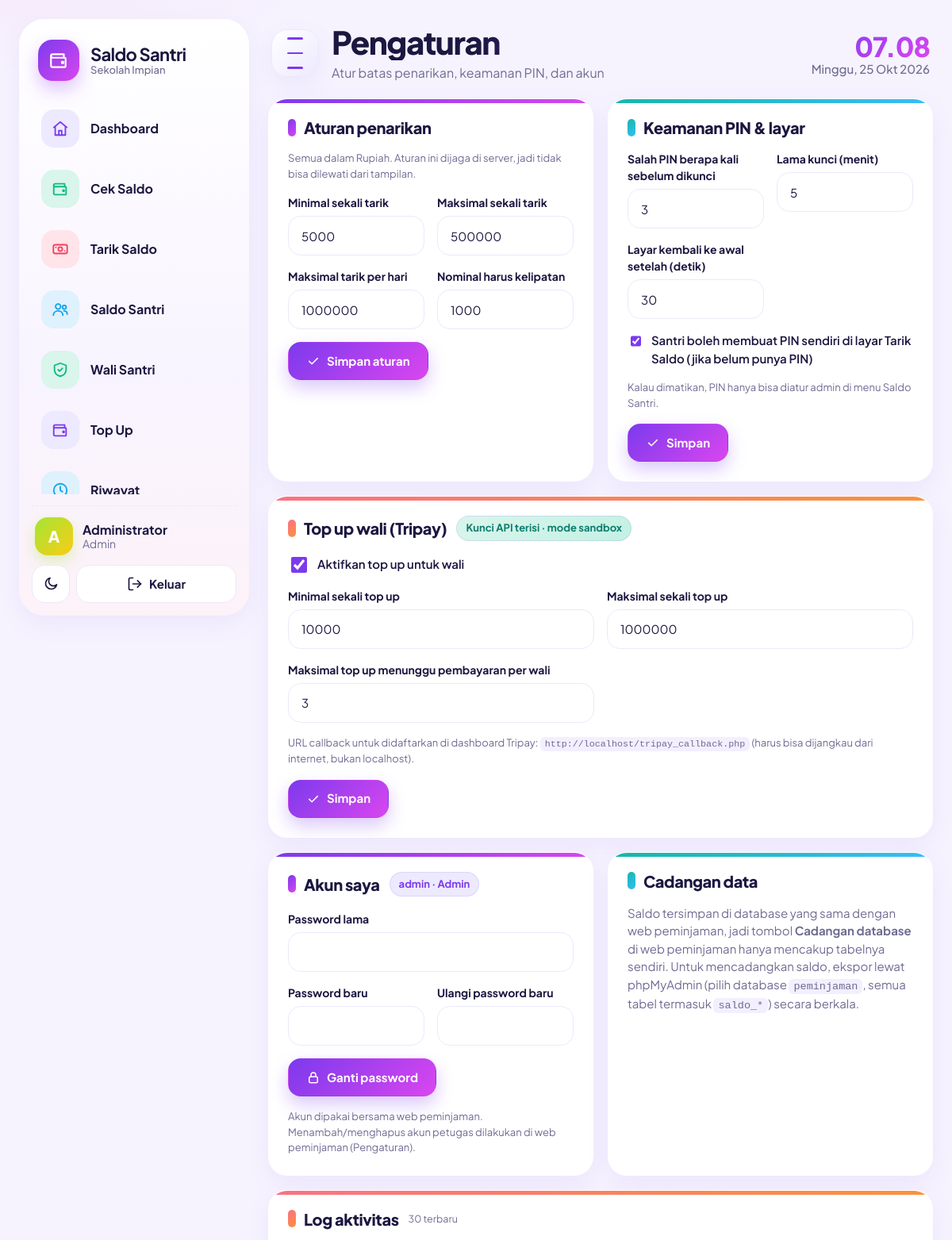
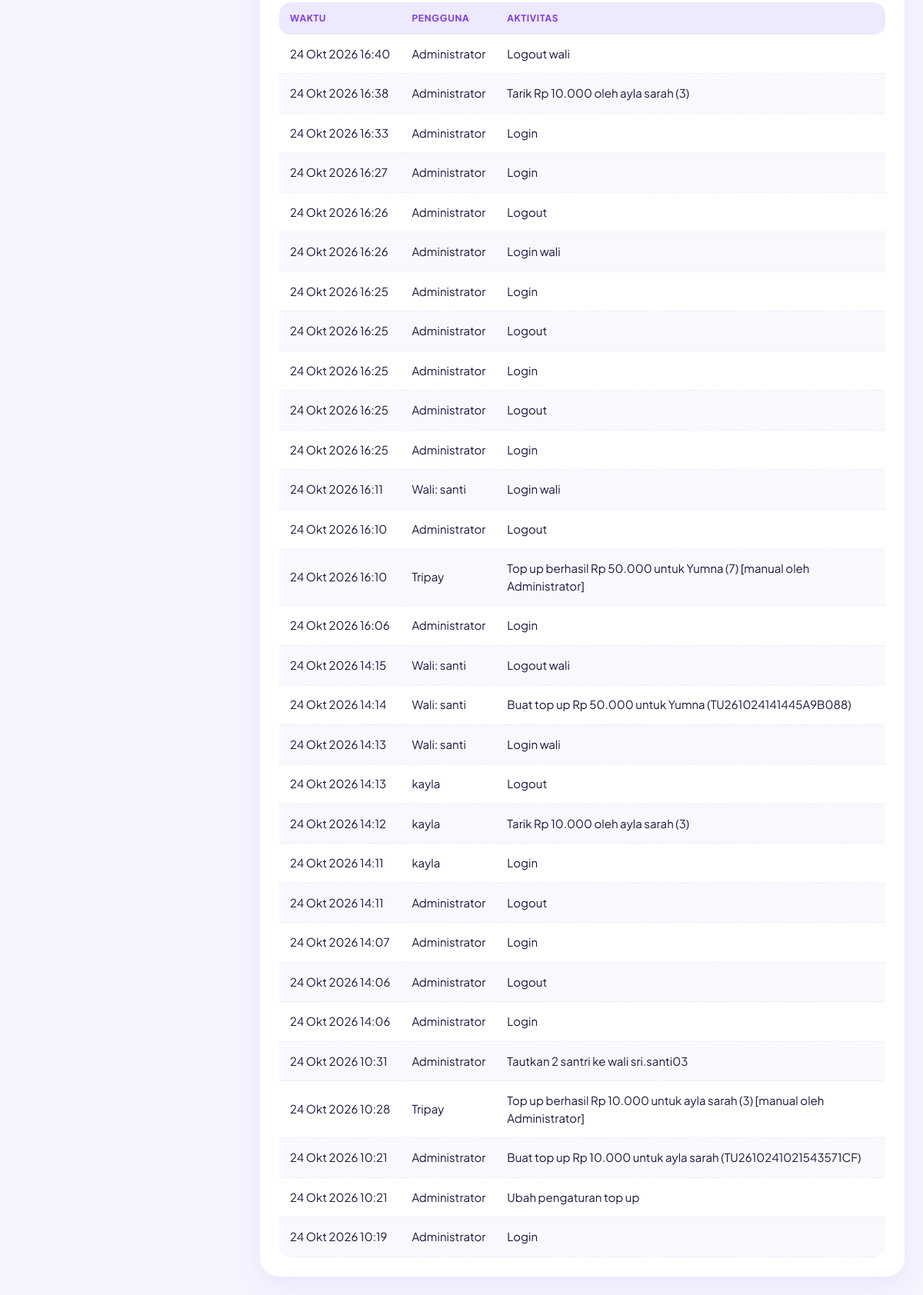
/pengaturan.php (signed in), run on the app's committed database (2 pictures, top to bottom).
### tables this page shows
CREATE TABLE `pengaturan` (
  `k` varchar(100) NOT NULL,
  `v` varchar(255) NOT NULL
);

CREATE TABLE `saldo_pengaturan` (
  `k` varchar(100) NOT NULL,
  `v` varchar(255) NOT NULL
);

CREATE TABLE `saldo_log` (
  `id` int(11) NOT NULL,
  `waktu` datetime NOT NULL,
  `pengguna` varchar(100) NOT NULL,
  `aksi` text NOT NULL
);

### includes/tripay.php (called while the page is built, shortened)
<?php
function tripay_siap()
{
    return TRIPAY_MERCHANT_CODE !== '' && TRIPAY_API_KEY !== '' && TRIPAY_PRIVATE_KEY !== '';
}
function url_dasar()
{
    $https = (!empty($_SERVER['HTTPS']) && $_SERVER['HTTPS'] !== 'off') || (isset($_SERVER['SERVER_PORT']) && (int)$_SERVER['SERVER_PORT'] === 443);
    $dir = rtrim(str_replace('\\', '/', dirname($_SERVER['SCRIPT_NAME'])), '/');
    return ($https ? 'https://' : 'http://') . $_SERVER['HTTP_HOST'] . $dir . '/';
}

### pengaturan.php (the view, shortened to what this page needs)
<?php
require __DIR__ . '/config.php';
require __DIR__ . '/includes/tripay.php';
$db = db();
$admin = is_admin();
$logs = $admin ? $db->query('SELECT * FROM saldo_log ORDER BY id DESC LIMIT 30')->fetchAll() : [];
$pageSub = $admin ? 'Atur batas penarikan, keamanan PIN, dan akun' : 'Kelola akun kamu';
$active = 'pengaturan';
include __DIR__ . '/includes/header.php';
?>
<div class="bento">
  <?php if ($admin): ?>
  <section class="card s6">
    <div class="card-h"><h3>Aturan penarikan</h3></div>
    <form method="post" class="form-grid">
      <div class="full hint">Semua dalam Rupiah. Aturan ini dijaga di server, jadi tidak bisa dilewati dari tampilan.</div>
      <div class="field"><label for="a1">Minimal sekali tarik</label><input class="input" id="a1" name="min_tarik" inputmode="numeric" value="<?= (int)setting('min_tarik', '5000') ?>"></div>
      <div class="field"><label for="a2">Maksimal sekali tarik</label><input class="input" id="a2" name="maks_tarik" inputmode="numeric" value="<?= (int)setting('maks_tarik', '500000') ?>"></div>
      <div class="field"><label for="a3">Maksimal tarik per hari</label><input class="input" id="a3" name="maks_harian" inputmode="numeric" value="<?= (int)setting('maks_harian', '1000000') ?>"></div>
      <div class="field"><label for="a4">Nominal harus kelipatan</label><input class="input" id="a4" name="kelipatan" inputmode="numeric" value="<?= (int)setting('kelipatan', '1000') ?>"></div>
      <div class="full"><button class="btn btn-primary" type="submit"><?= icon('check', 18) ?> Simpan aturan</button></div>
    </form>
  </section>
  <section class="card s6">
    <div class="card-h"><h3>Keamanan PIN &amp; layar</h3></div>
    <form method="post" class="form-grid">
      <div class="field"><label for="k1">Salah PIN berapa kali sebelum dikunci</label><input class="input" id="k1" name="pin_maks_gagal" inputmode="numeric" value="<?= (int)setting('pin_maks_gagal', '3') ?>"></div>
      <div class="field"><label for="k2">Lama kunci (menit)</label><input class="input" id="k2" name="pin_kunci_menit" inputmode="numeric" value="<?= (int)setting('pin_kunci_menit', '5') ?>"></div>
      <div class="field"><label for="k3">Layar kembali ke awal setelah (detik)</label><input class="input" id="k3" name="reset_detik" inputmode="numeric" value="<?= (int)setting('reset_detik', '30') ?>"></div>
      <label class="check full"><input type="checkbox" name="pin_buat_kiosk" value="1"<?= setting('pin_buat_kiosk', '1') === '1' ? ' checked' : '' ?>> Santri boleh membuat PIN sendiri di layar Tarik Saldo (jika belum punya PIN)</label>
      <div class="full hint">Kalau dimatikan, PIN hanya bisa diatur admin di menu Saldo Santri.</div>
      <div class="full"><button class="btn btn-primary" type="submit"><?= icon('check', 18) ?> Simpan</button></div>
    </form>
  </section>
  <section class="card s12" id="topup">
    <div class="card-h"><h3>Top up wali (Tripay)</h3>
      <span class="badge <?= tripay_siap() ? 'b-green' : 'b-red' ?>"><?= tripay_siap() ? 'Kunci API terisi · mode ' . e(TRIPAY_MODE) : 'Kunci API belum diisi' ?></span></div>
    <form method="post" class="form-grid">
      <label class="check full"><input type="checkbox" name="topup_aktif" value="1"<?= setting('topup_aktif', '0') === '1' ? ' checked' : '' ?>> Aktifkan top up untuk wali</label>
      <div class="field"><label for="tp1">Minimal sekali top up</label><input class="input" id="tp1" name="topup_min" inputmode="numeric" value="<?= (int)setting('topup_min', '10000') ?>"></div>
      <div class="field"><label for="tp2">Maksimal sekali top up</label><input class="input" id="tp2" name="topup_maks" inputmode="numeric" value="<?= (int)setting('topup_maks', '1000000') ?>"></div>
      <div class="field"><label for="tp3">Maksimal top up menunggu pembayaran per wali</label><input class="input" id="tp3" name="topup_pending_maks" inputmode="numeric" value="<?= (int)setting('topup_pending_maks', '3') ?>"></div>
      <div class="full hint">URL callback untuk didaftarkan di dashboard Tripay: <code><?= e(url_dasar()) ?>tripay_callback.php</code> (harus bisa dijangkau dari internet, bukan localhost).</div>
      <div class="full"><button class="btn btn-primary" type="submit"><?= icon('check', 18) ?> Simpan</button></div>
    </form>
  </section>
  <?php endif; ?>
  <section class="card <?= $admin ? 's6' : 's12' ?>" id="akun">
    <div class="card-h"><h3>Akun saya</h3><span class="badge"><?= e($me['username']) ?> · <?= e(role_label()) ?></span></div>
    <form method="post" class="form-grid">
      <div class="field full"><label for="pw0">Password lama</label><input class="input" id="pw0" type="password" name="lama" required autocomplete="current-password"></div>
      <div class="field"><label for="pw1">Password baru</label><input class="input" id="pw1" type="password" name="baru" minlength="6" required autocomplete="new-password"></div>
      <div class="field"><label for="pw2">Ulangi password baru</label><input class="input" id="pw2" type="password" name="ulang" minlength="6" required autocomplete="new-password"></div>
      <div class="full"><button class="btn btn-primary" type="submit"><?= icon('lock', 18) ?> Ganti password</button></div>
      <div class="full hint">Akun dipakai bersama web peminjaman. Menambah/menghapus akun petugas dilakukan di web peminjaman (Pengaturan).</div>
    </form>
  </section>
  <?php if ($admin): ?>
  <section class="card s6">
    <div class="card-h"><h3>Cadangan data</h3></div>
    <p class="muted" style="margin-top:0">Saldo tersimpan di database yang sama dengan web peminjaman, jadi tombol <b>Cadangan database</b> di web peminjaman hanya mencakup tabelnya sendiri.
      Untuk mencadangkan saldo, ekspor lewat phpMyAdmin (pilih database <code><?= e(DB_NAME) ?></code>, semua tabel termasuk <code>saldo_*</code>) secara berkala.</p>
  </section>
  <section class="card s12">
    <div class="card-h"><h3>Log aktivitas</h3><small class="muted">30 terbaru</small></div>
    <?php if (!$logs): ?><p class="muted">Belum ada aktivitas.</p><?php else: ?>
      <div class="table-wrap"><table class="tbl" style="min-width:520px"><thead><tr><th>Waktu</th><th>Pengguna</th><th>Aktivitas</th></tr></thead><tbody>
        <?php foreach ($logs as $l): ?>
          <tr><td class="nowrap"><?= e(fmt_tanggal($l['waktu'])) ?> <?= e(substr($l['waktu'], 11, 5)) ?></td><td><?= e($l['pengguna']) ?></td><td><?= e($l['aksi']) ?></td></tr>
        <?php endforeach; ?>
      </tbody></table></div>
    <?php endif; ?>
  </section>
  <?php endif; ?>
</div>
<?php include __DIR__ . '/includes/footer.php'; ?>

### includes/header.php (shortened to what this page needs)
<?php
$waliMode = !empty($waliMode);
$me = $waliMode ? current_wali() : current_user();
$bodyClass = isset($bodyClass) ? $bodyClass : '';
$nav = [
    ['dashboard', 'dashboard.php', 'Dashboard', 'home', false],
    ['cek', 'cek.php', 'Cek Saldo', 'wallet', false],
    ['tarik', 'tarik.php', 'Tarik Saldo', 'cash', false],
    ['saldo', 'saldo.php', 'Saldo Santri', 'users', true],
    ['wali', 'wali.php', 'Wali Santri', 'shield', true],
    ['topup', 'topup.php', 'Top Up', 'wallet', true],
    ['riwayat', 'riwayat.php', 'Riwayat', 'clock', false],
    ['pengaturan', 'pengaturan.php', 'Pengaturan', 'settings', false],
];
$welcomeName = trim((string)($me['nama'] ?? 'Administrator'));
?><!doctype html>
<html lang="id">
<head>
<link rel="stylesheet" href="assets/style.css?v=<?= filemtime(__DIR__ . '/../assets/style.css') ?>">
</head>
<body class="<?= e($bodyClass) ?>">
<div class="app-shell">
  <aside class="sidebar" id="sidebar">
    <div class="brand-block">
      <div class="app-logo"><?= icon('wallet', 26) ?></div>
      <div class="brand-copy">
        <span class="brand-kicker"><?= e(nama_sekolah()) ?></span>
        <strong>Saldo Santri</strong>
      </div>
    </div>
    <nav class="sidebar-nav" aria-label="Sidebar navigasi">
      <?php foreach ($nav as $n):
      ?>
        <a href="<?= $n[1] ?>" class="nav-link nav-<?= e($n[0]) ?> <?= $active === $n[0] ? 'active' : '' ?>">
          <span class="nav-ic"><?= icon($n[3], 22) ?></span>
          <span><?= e($n[2]) ?></span>
        </a>
      <?php endforeach; ?>
    </nav>
    <div class="sidebar-footer">
      <div class="profile-card">
        <div class="profile-avatar"><?= e(strtoupper(substr($welcomeName, 0, 1))) ?></div>
        <div class="profile-copy">
          <strong><?= e($me['nama']) ?></strong>
          <span><?= $waliMode ? 'Wali Santri' : e(role_label()) ?></span>
        </div>
      </div>
      <div class="sidebar-actions">
        <button class="ghost-btn" id="themeBtn" type="button" title="Mode gelap / terang" aria-label="Ganti tema">
          <?= icon('moon', 20) ?> Dark Mode
        </button>
        <a class="ghost-btn danger" href="<?= $waliMode ? 'wali_logout.php' : 'logout.php' ?>" title="Keluar" aria-label="Keluar">
          <?= icon('logout', 20) ?> Keluar
        </a>
      </div>
    </div>
  </aside>
  <div class="content-shell">
    <header class="topbar">
      <button class="menu-btn" id="menuBtn" type="button" aria-label="Buka / tutup menu" aria-controls="sidebar">
        <span></span><span></span><span></span>
      </button>
      <div class="top-title">
        <h1><?= e($pageTitle) ?></h1>
        <?php if (!empty($pageSub)): ?><p><?= e($pageSub) ?></p><?php endif; ?>
      </div>
      <div class="header-clock" aria-live="polite">
        <strong id="topTime">--.--</strong>
        <small id="topDate">—</small>
      </div>
    </header>
    <main class="wrap">

### config.php (shortened to what this page needs)
<?php
function e($v)
{
    return htmlspecialchars((string)$v, ENT_QUOTES | ENT_SUBSTITUTE, 'UTF-8');
}
function db()
{
    static $pdo = null;
    if ($pdo !== null) {
        return $pdo;
    }
    $opts = [
        PDO::ATTR_ERRMODE            => PDO::ERRMODE_EXCEPTION,
        PDO::ATTR_DEFAULT_FETCH_MODE => PDO::FETCH_ASSOC,
        PDO::ATTR_EMULATE_PREPARES   => false,
    ];
    try {
        $pdo = new PDO('mysql:host=' . DB_HOST . ';port=' . DB_PORT . ';dbname=' . DB_NAME . ';charset=utf8mb4', DB_USER, DB_PASS, $opts);
    } catch (Throwable $ex) {
        $pdo = null;
        error_log('[saldo db] ' . $ex->getMessage());
        http_response_code(500);
        exit('Database tidak bisa dibuka. Pastikan MySQL menyala, web peminjaman sudah pernah dibuka sekali '
            . '(supaya tabel santri & users ada), dan setelan DB di config.php / config.local.php SAMA dengan web peminjaman.');
    }
    return $pdo;
}
function setting($k, $default = '')
{
    static $cache = null;
    if ($cache === null) {
        $cache = [];
        foreach (db()->query('SELECT k, v FROM saldo_pengaturan') as $r) {
            $cache[$r['k']] = $r['v'];
        }
    }
    return isset($cache[$k]) ? $cache[$k] : $default;
}
function nama_sekolah()
{
    static $n = null;
    if ($n === null) {
        try {
            $st = db()->prepare("SELECT v FROM pengaturan WHERE k = 'nama_sekolah'");
            $st->execute();
            $n = (string)$st->fetchColumn();
        } catch (Throwable $ex) {
            $n = '';
        }
    }
    return $n;
}
function current_user()
{
    return isset($_SESSION['user']) ? $_SESSION['user'] : null;
}
function is_logged_in()
{
    return isset($_SESSION['user']);
}
function is_admin()
{
    return is_logged_in() && $_SESSION['user']['role'] === 'admin';
}
function role_label($role = null)
{
    $role = $role === null ? (is_logged_in() ? $_SESSION['user']['role'] : 'guru') : $role;
    return $role === 'admin' ? 'Admin' : 'Penjaga Ruang Device';
}
function fmt_tanggal($dt)
{
    $t = strtotime($dt);
    return date('j', $t) . ' ' . BULAN[(int)date('n', $t) - 1] . ' ' . date('Y', $t);
}
function icon($name, $size = 20)
{
    return '<svg class="ic" xmlns="http://www.w3.org/2000/svg" width="' . $size . '" height="' . $size
        . '" viewBox="0 0 24 24" fill="none" stroke="currentColor" stroke-width="2" stroke-linecap="round" stroke-linejoin="round" aria-hidden="true">'
        . $p[$name] . '</svg>';
}

### includes/footer.php (shortened to what this page needs)
</main>
</body>
</html>

### data on the page
pengaturan: v "Sekolah Impian"
saldo_pengaturan: topup_pending_maks "3"
saldo_log: waktu "24 Okt 2026", waktu "16:40", pengguna "Administrator", aksi "Logout wali"
saldo_log: waktu "24 Okt 2026", waktu "16:38", pengguna "Administrator", aksi "Tarik Rp 10.000 oleh ayla sarah (3)"
saldo_log: waktu "24 Okt 2026", waktu "16:33", pengguna "Administrator", aksi "Login"
saldo_log: waktu "24 Okt 2026", waktu "16:27", pengguna "Administrator", aksi "Login"
saldo_log: waktu "24 Okt 2026", waktu "16:26", pengguna "Administrator", aksi "Logout"
saldo_log: waktu "24 Okt 2026", waktu "16:26", pengguna "Administrator", aksi "Login wali"
saldo_log: waktu "24 Okt 2026", waktu "16:25", pengguna "Administrator", aksi "Login"
saldo_log: waktu "24 Okt 2026", waktu "16:25", pengguna "Administrator", aksi "Logout"
saldo_log: waktu "24 Okt 2026", waktu "16:25", pengguna "Administrator", aksi "Login"
saldo_log: waktu "24 Okt 2026", waktu "16:25", pengguna "Administrator", aksi "Logout"
saldo_log: waktu "24 Okt 2026", waktu "16:25", pengguna "Administrator", aksi "Login"
saldo_log: waktu "24 Okt 2026", waktu "16:11", pengguna "Wali: santi", aksi "Login wali"
saldo_log: waktu "24 Okt 2026", waktu "16:10", pengguna "Administrator", aksi "Logout"
saldo_log: waktu "24 Okt 2026", waktu "16:10", pengguna "Tripay", aksi "Top up berhasil Rp 50.000 untuk Yumna (7) [manual oleh Administrator]"
saldo_log: waktu "24 Okt 2026", waktu "16:06", pengguna "Administrator", aksi "Login"
saldo_log: waktu "24 Okt 2026", waktu "14:15", pengguna "Wali: santi", aksi "Logout wali"
saldo_log: waktu "24 Okt 2026", waktu "14:14", pengguna "Wali: santi", aksi "Buat top up Rp 50.000 untuk Yumna (TU261024141445A9B088)"
saldo_log: waktu "24 Okt 2026", waktu "14:13", pengguna "Wali: santi", aksi "Login wali"
saldo_log: waktu "24 Okt 2026", waktu "14:13", pengguna "kayla", aksi "Logout"
saldo_log: waktu "24 Okt 2026", waktu "14:12", pengguna "kayla", aksi "Tarik Rp 10.000 oleh ayla sarah (3)"
saldo_log: waktu "24 Okt 2026", waktu "14:11", pengguna "kayla", aksi "Login"
saldo_log: waktu "24 Okt 2026", waktu "14:11", pengguna "Administrator", aksi "Logout"
saldo_log: waktu "24 Okt 2026", waktu "14:07", pengguna "Administrator", aksi "Login"
saldo_log: waktu "24 Okt 2026", waktu "14:06", pengguna "Administrator", aksi "Logout"
saldo_log: waktu "24 Okt 2026", waktu "14:06", pengguna "Administrator", aksi "Login"
saldo_log: waktu "24 Okt 2026", waktu "10:31", pengguna "Administrator", aksi "Tautkan 2 santri ke wali sri.santi03"
saldo_log: waktu "24 Okt 2026", waktu "10:28", pengguna "Tripay", aksi "Top up berhasil Rp 10.000 untuk ayla sarah (3) [manual oleh Administrator]"
saldo_log: waktu "24 Okt 2026", waktu "10:21", pengguna "Administrator", aksi "Buat top up Rp 10.000 untuk ayla sarah (TU2610241021543571CF)"
saldo_log: waktu "24 Okt 2026", waktu "10:21", pengguna "Administrator", aksi "Ubah pengaturan top up"
saldo_log: waktu "24 Okt 2026", waktu "10:19", pengguna "Administrator", aksi "Login"

### other printed values
$n[2] "Dashboard"
$n[2] "Cek Saldo"
$n[2] "Tarik Saldo"
$n[2] "Saldo Santri"
$n[2] "Wali Santri"
$n[2] "Top Up"
$n[2] "Riwayat"
substr($welcomeName, 0, 1) "A"
$me['nama'] "Administrator"
role_label() "Admin"
$pageSub "Atur batas penarikan, keamanan PIN, dan akun"
TRIPAY_MODE "sandbox"
url_dasar() "http://localhost/"
$me['username'] "admin"
DB_NAME "peminjaman"
